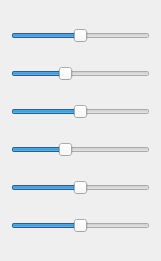
     <widget class="QWidget" name="layoutWidget">
      <property name="geometry">
       <rect>
        <x>11</x>
        <y>53</y>
        <width>161</width>
        <height>261</height>
       </rect>
      </property>
      <layout class="QVBoxLayout" name="verticalLayout">
       <item>
        <widget class="QSlider" name="slider_q1">
         <property name="enabled">
          <bool>true</bool>
         </property>
         <property name="minimum">
          <number>-3600</number>
         </property>
         <property name="maximum">
          <number>3600</number>
         </property>
         <property name="singleStep">
          <number>1</number>
         </property>
         <property name="pageStep">
          <number>0</number>
         </property>
         <property name="value">
          <number>0</number>
         </property>
         <property name="orientation">
          <enum>Qt::Horizontal</enum>
         </property>
        </widget>
       </item>
       <item>
        <widget class="QSlider" name="slider_q2">
         <property name="minimum">
          <number>-3600</number>
         </property>
         <property name="maximum">
          <number>3600</number>
         </property>
         <property name="pageStep">
          <number>1</number>
         </property>
         <property name="value">
          <number>-900</number>
         </property>
         <property name="orientation">
          <enum>Qt::Horizontal</enum>
         </property>
        </widget>
       </item>
       <item>
        <widget class="QSlider" name="slider_q3">
         <property name="minimum">
          <number>-3600</number>
         </property>
         <property name="maximum">
          <number>3600</number>
         </property>
         <property name="pageStep">
          <number>1</number>
         </property>
         <property name="orientation">
          <enum>Qt::Horizontal</enum>
         </property>
        </widget>
       </item>
       <item>
        <widget class="QSlider" name="slider_q4">
         <property name="minimum">
          <number>-3600</number>
         </property>
         <property name="maximum">
          <number>3600</number>
         </property>
         <property name="pageStep">
          <number>1</number>
         </property>
         <property name="value">
          <number>-900</number>
         </property>
         <property name="sliderPosition">
          <number>-900</number>
         </property>
         <property name="orientation">
          <enum>Qt::Horizontal</enum>
         </property>
        </widget>
       </item>
       <item>
        <widget class="QSlider" name="slider_q5">
         <property name="minimum">
          <number>-3600</number>
         </property>
         <property name="maximum">
          <number>3600</number>
         </property>
         <property name="orientation">
          <enum>Qt::Horizontal</enum>
         </property>
        </widget>
       </item>
       <item>
        <widget class="QSlider" name="slider_q6">
         <property name="minimum">
          <number>-3600</number>
         </property>
         <property name="maximum">
          <number>3600</number>
         </property>
         <property name="pageStep">
          <number>1</number>
         </property>
         <property name="orientation">
          <enum>Qt::Horizontal</enum>
         </property>
        </widget>
       </item>
      </layout>
     </widget>
